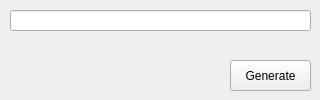
<?xml version="1.0" encoding="UTF-8"?>
<ui version="4.0">
 <class>Form</class>
 <widget class="QWidget" name="Form">
  <property name="enabled">
   <bool>true</bool>
  </property>
  <property name="geometry">
   <rect>
    <x>0</x>
    <y>0</y>
    <width>320</width>
    <height>100</height>
   </rect>
  </property>
  <property name="sizePolicy">
   <sizepolicy hsizetype="Fixed" vsizetype="Fixed">
    <horstretch>0</horstretch>
    <verstretch>0</verstretch>
   </sizepolicy>
  </property>
  <property name="minimumSize">
   <size>
    <width>320</width>
    <height>100</height>
   </size>
  </property>
  <property name="maximumSize">
   <size>
    <width>320</width>
    <height>100</height>
   </size>
  </property>
  <property name="windowTitle">
   <string>QRCODE App</string>
  </property>
  <widget class="QLineEdit" name="txtQrData">
   <property name="enabled">
    <bool>true</bool>
   </property>
   <property name="geometry">
    <rect>
     <x>10</x>
     <y>10</y>
     <width>301</width>
     <height>21</height>
    </rect>
   </property>
   <property name="sizePolicy">
    <sizepolicy hsizetype="Fixed" vsizetype="Fixed">
     <horstretch>0</horstretch>
     <verstretch>0</verstretch>
    </sizepolicy>
   </property>
  </widget>
  <widget class="QPushButton" name="btnQrGen">
   <property name="geometry">
    <rect>
     <x>230</x>
     <y>60</y>
     <width>81</width>
     <height>31</height>
    </rect>
   </property>
   <property name="sizePolicy">
    <sizepolicy hsizetype="Fixed" vsizetype="Fixed">
     <horstretch>0</horstretch>
     <verstretch>0</verstretch>
    </sizepolicy>
   </property>
   <property name="text">
    <string>Generate</string>
   </property>
  </widget>
 </widget>
 <resources/>
 <connections/>
</ui>
